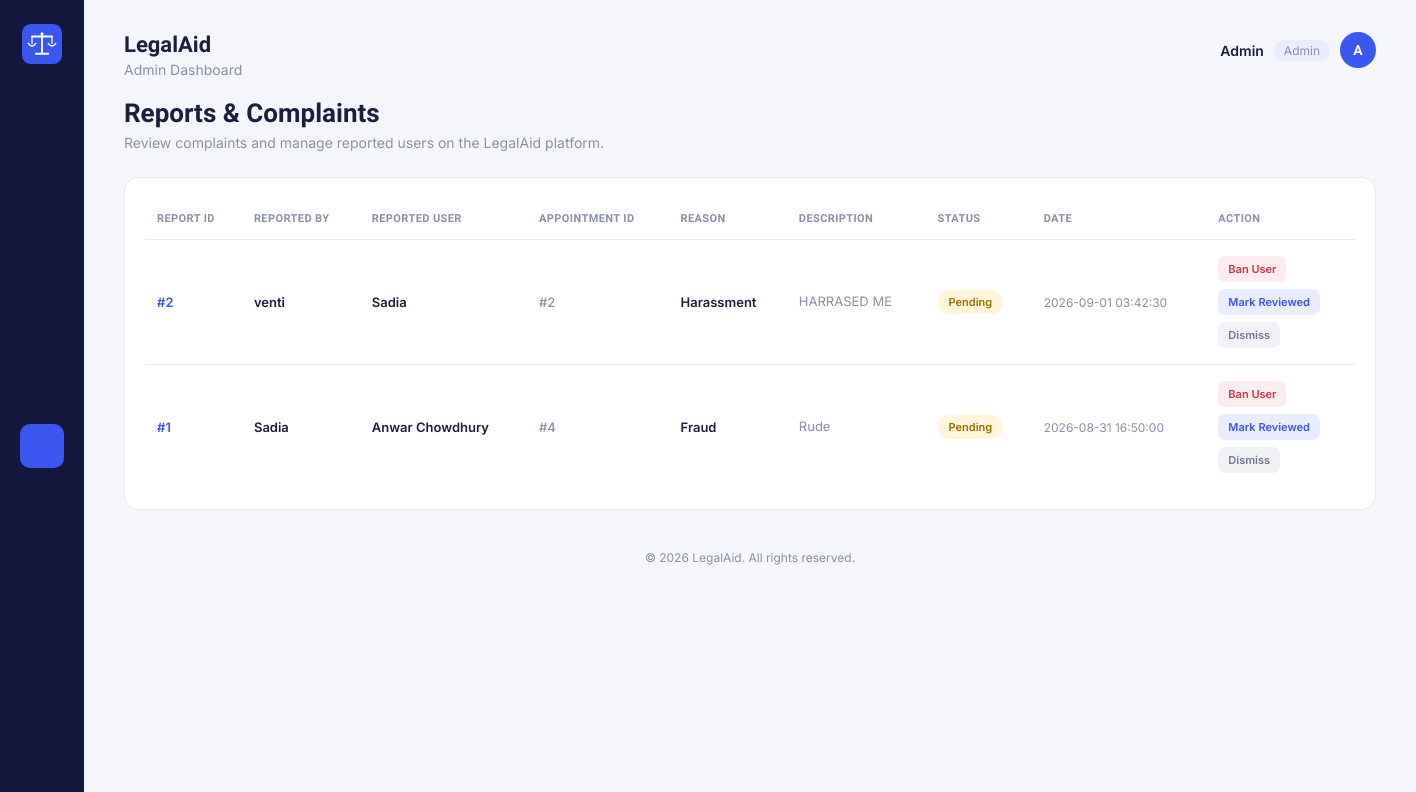
Screenshot of /My_Project/admin/reports.php (signed in) with the database file from the repository.
### tables this page shows
CREATE TABLE `reports` (
  `report_id` int(11) NOT NULL,
  `reported_by` int(11) NOT NULL,
  `reported_user` int(11) NOT NULL,
  `appointment_id` int(11) DEFAULT NULL,
  `reason` varchar(150) NOT NULL,
  `description` text NOT NULL,
  `status` varchar(20) NOT NULL,
  `created_at` timestamp NOT NULL DEFAULT current_timestamp() ON UPDATE current_timestamp()
);

CREATE TABLE `users` (
  `user_id` int(11) NOT NULL,
  `name` varchar(100) NOT NULL,
  `email` varchar(100) NOT NULL,
  `password` varchar(255) NOT NULL,
  `phone` varchar(20) DEFAULT NULL,
  `role` varchar(20) NOT NULL,
  `created_at` timestamp NOT NULL DEFAULT current_timestamp() ON UPDATE current_timestamp(),
  `status` varchar(20) NOT NULL DEFAULT 'active'
);

### My_Project/admin/reports.php (the view, shortened to what this page needs)
<?php
include("../db.php");
function icon($name)
{
    $icons=[
        'home'=>
        '<path d="M4 11.5 12 5l8 6.5"/>
         <path d="M6 10v9a1 1 0 0 0 1 1h4v-6h2v6h4a1 1 0 0 0 1-1-1v-9"/>',
        'users'=>
        '<circle cx="9" cy="8" r="3"/>
         <path d="M2.5 20c1-3.3 3.4-5 6.5-5s5.5 1.7 6.5 5"/>
         <circle cx="17" cy="9" r="2.4"/>
         <path d="M15.8 12.2c2.3.3 3.9 1.8 4.7 4.3"/>',
        'briefcase'=>
        '<rect x="3.5" y="8" width="17" height="11" rx="2"/>
         <path d="M8.5 8V6a2 2 0 0 1 2-2h3a2 2 0 0 1 2 2v2"/>
         <path d="M3.5 13h17"/>',
        'shield'=>
        '<path d="M12 3.5 19 6v6c0 4.4-3 7.8-7 8.5-4-.7-7-4.1-7-8.5V6z"/>
         <path d="m9 12 2 2 4-4.2"/>',
        'calendar'=>
        '<rect x="4" y="5.5" width="16" height="14.5" rx="2"/>
         <path d="M4 10h16M8 3.5v3M16 3.5v3"/>',
        'folder'=>
        '<path d="M3.5 7.5a1.5 1.5 0 0 1 1.5-1.5h4l2 2.2h8a1.5 1.5 0 0 1 1.5 1.5V18a1.5 1.5 0 0 1-1.5 1.5H5A1.5 1.5 0 0 1 3.5 18z"/>',
        'chart'=>
        '<path d="M4 20V10M11 20V4M18 20v-7"/>
         <path d="M2.5 20.5h19"/>',
        'logout'=>
        '<path d="M9 21H5a2 2 0 0 1-2-2V5a2 2 0 0 1 2-2h4"/>
         <path d="M16 17l5-5-5-5"/>
         <path d="M21 12H9"/>'
    ];
    $body=$icons[$name] ?? '';
    return '<svg viewBox="0 0 24 24"
        fill="none"
        stroke="currentColor"
        stroke-width="1.7"
        stroke-linecap="round"
        stroke-linejoin="round">'.$body.'</svg>';
}
?>
<!DOCTYPE html>
<html lang="en">
<head>
<link rel="stylesheet" href="reports.css">
</head>
<body>
<div class="app">
    <nav class="sidebar">
        <a class="sidebar-logo" href="../dashboard.php">
            <img src="../logo/logo-icon.svg" alt="LegalAid">
        </a>
        <ul class="sidebar-nav">
            <li title="Dashboard">
                <a href="../dashboard.php">
                    <?php echo icon('home'); ?>
                </a>
            </li>
            <li title="View Clients">
                <a href="clients.php">
                    <?php echo icon('users'); ?>
                </a>
            </li>
            <li title="View Lawyers">
                <a href="lawyers.php">
                    <?php echo icon('briefcase'); ?>
                </a>
            </li>
            <li title="Lawyer Verification">
                <a href="verification.php">
                    <?php echo icon('shield'); ?>
                </a>
            </li>
            <li title="View Appointments">
                <a href="appointments.php">
                    <?php echo icon('calendar'); ?>
                </a>
            </li>
            <li title="View Cases">
                <a href="cases.php">
                    <?php echo icon('folder'); ?>
                </a>
            </li>
            <li class="active" title="View Reports">
                <a href="reports.php">
                    <?php echo icon('chart'); ?>
                </a>
            </li>
        </ul>
        <div class="sidebar-bottom">
            <a href="../logout.php" title="Logout">
                <?php echo icon('logout'); ?>
            </a>
        </div>
    </nav>
    <main class="main">
        <header class="topbar">
            <div>
                <h1>LegalAid</h1>
                <p class="subtitle">
                    Admin Dashboard
                </p>
            </div>
            <div class="account">
                <span class="account-name">
                    <?php echo htmlspecialchars($_SESSION["username"]); ?>
                </span>
                <span class="account-role">
                    Admin
                </span>
                <div class="avatar">
                    <?php
                    echo strtoupper(
                        substr($_SESSION["username"],0,1)
                    );
                    ?>
                </div>
            </div>
        </header>
        <section class="page-header">
            <h2>Reports & Complaints</h2>
            <p>
                Review complaints and manage reported users on the LegalAid platform.
            </p>
        </section>
        <section class="table-card">
            <table class="reports-table">
                <thead>
                    <tr>
                        <th>Report ID</th>
                        <th>Reported By</th>
                        <th>Reported User</th>
                        <th>Appointment ID</th>
                        <th>Reason</th>
                        <th>Description</th>
                        <th>Status</th>
                        <th>Date</th>
                        <th>Action</th>
                    </tr>
                </thead>
                <tbody>
<?php
$sql="SELECT reports.*,
reporter.name AS reporter_name,
reported.name AS reported_name
FROM reports
JOIN users AS reporter
ON reports.reported_by=reporter.user_id
JOIN users AS reported
ON reports.reported_user=reported.user_id
ORDER BY reports.report_id DESC";
$result=mysqli_query($conn,$sql);
if(mysqli_num_rows($result)>0)
{
    while($row=mysqli_fetch_assoc($result))
    {
?>
                    <tr>
                        <td>
                            <span class="report-id">
                                #<?php echo $row["report_id"]; ?>
                            </span>
                        </td>
                        <td>
                            <span class="person-name">
                                <?php
                                echo htmlspecialchars(
                                    $row["reporter_name"]
                                );
                                ?>
                            </span>
                        </td>
                        <td>
                            <span class="person-name">
                                <?php
                                echo htmlspecialchars(
                                    $row["reported_name"]
                                );
                                ?>
                            </span>
                        </td>
                        <td>
                            <span class="appointment-id">
                                #<?php echo $row["appointment_id"]; ?>
                            </span>
                        </td>
                        <td>
                            <span class="reason">
                                <?php
                                echo htmlspecialchars(
                                    $row["reason"]
                                );
                                ?>
                            </span>
                        </td>
                        <td>
                            <span class="description">
                                <?php
                                echo htmlspecialchars(
                                    $row["description"]
                                );
                                ?>
                            </span>
                        </td>
                        <td>
<?php
if($row["status"]=="pending")
{
?>
                            <span class="status pending">
                                Pending
                            </span>
<?php
}
elseif($row["status"]=="reviewed")
{
?>
                            <span class="status reviewed">
                                Reviewed
                            </span>
<?php
}
elseif($row["status"]=="dismissed")
{
?>
                            <span class="status dismissed">
                                Dismissed
                            </span>
<?php
}
?>
                        </td>
                        <td>
                            <span class="date">
                                <?php
                                echo htmlspecialchars(
                                    $row["created_at"]
                                );
                                ?>
                            </span>
                        </td>
                        <td>
<?php
if($row["status"]=="pending")
{
?>
                            <div class="actions">
                                <a
                                    class="action-ban"
                                    href="reports.php?ban=<?php echo $row["reported_user"]; ?>"
                                >
                                    Ban User
                                </a>
                                <a
                                    class="action-review"
                                    href="reports.php?review=<?php echo $row["report_id"]; ?>"
                                >
                                    Mark Reviewed
                                </a>
                                <a
                                    class="action-dismiss"
                                    href="reports.php?dismiss=<?php echo $row["report_id"]; ?>"
                                >
                                    Dismiss
                                </a>
                            </div>
<?php
}
else
{
?>
                            <span class="no-action">
                                No Action
                            </span>
<?php
}
?>
                        </td>
                    </tr>
<?php
    }
}
?>
                </tbody>
            </table>
        </section>
        <footer class="footer">
            &copy;
            <?php echo date("Y"); ?>
            LegalAid. All rights reserved.
        </footer>
    </main>
</div>
</body>
</html>

### rows the page displays
reports: report_id "2", users.name "venti", users.name "Sadia", appointment "2", reason "Harassment", description "HARRASED ME", status "Pending", created_at "2026-09-01 03:42:30"
reports: report_id "1", users.name "Sadia", users.name "Anwar Chowdhury", appointment "4", reason "Fraud", description "Rude", status "Pending", created_at "2026-08-31 16:50:00"

### other values shown
$_SESSION["username"] "Admin"
substr($_SESSION["username"],0,1) "A"
